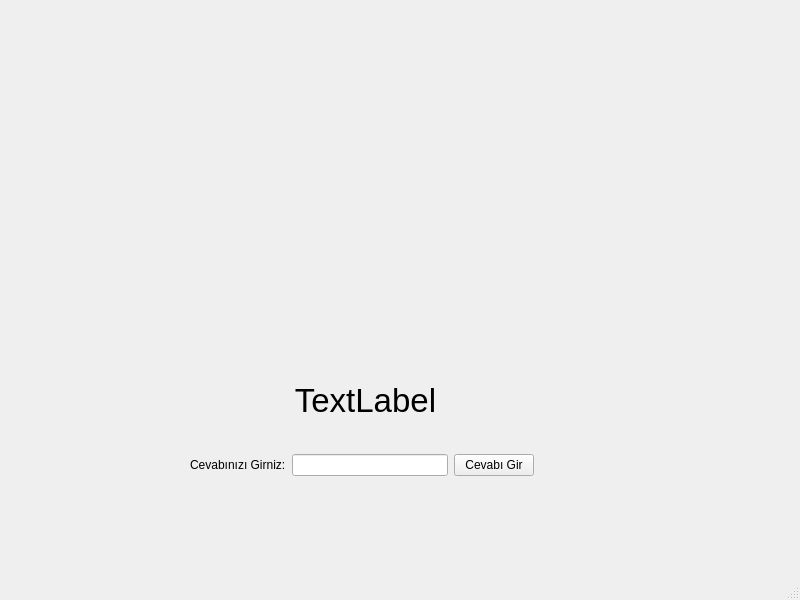
<?xml version="1.0" encoding="UTF-8"?>
<ui version="4.0">
 <class>quizEkrani</class>
 <widget class="QMainWindow" name="quizEkrani">
  <property name="geometry">
   <rect>
    <x>0</x>
    <y>0</y>
    <width>800</width>
    <height>600</height>
   </rect>
  </property>
  <property name="windowTitle">
   <string>Quiz</string>
  </property>
  <widget class="QWidget" name="centralwidget">
   <widget class="QWidget" name="layoutWidget">
    <property name="geometry">
     <rect>
      <x>190</x>
      <y>450</y>
      <width>344</width>
      <height>30</height>
     </rect>
    </property>
    <layout class="QHBoxLayout" name="horizontalLayout">
     <item>
      <widget class="QLabel" name="label">
       <property name="text">
        <string>Cevabınızı Girniz:</string>
       </property>
      </widget>
     </item>
     <item>
      <widget class="QLineEdit" name="cevapLne"/>
     </item>
     <item>
      <widget class="QPushButton" name="cevapBtn">
       <property name="text">
        <string>Cevabı Gir</string>
       </property>
      </widget>
     </item>
    </layout>
   </widget>
   <widget class="QLabel" name="kelimeLabel">
    <property name="geometry">
     <rect>
      <x>200</x>
      <y>380</y>
      <width>331</width>
      <height>41</height>
     </rect>
    </property>
    <property name="font">
     <font>
      <pointsize>25</pointsize>
     </font>
    </property>
    <property name="layoutDirection">
     <enum>Qt::LeftToRight</enum>
    </property>
    <property name="text">
     <string>TextLabel</string>
    </property>
    <property name="alignment">
     <set>Qt::AlignCenter</set>
    </property>
   </widget>
  </widget>
  <widget class="QMenuBar" name="menubar">
   <property name="geometry">
    <rect>
     <x>0</x>
     <y>0</y>
     <width>800</width>
     <height>26</height>
    </rect>
   </property>
  </widget>
  <widget class="QStatusBar" name="statusbar"/>
 </widget>
 <resources/>
 <connections/>
</ui>
